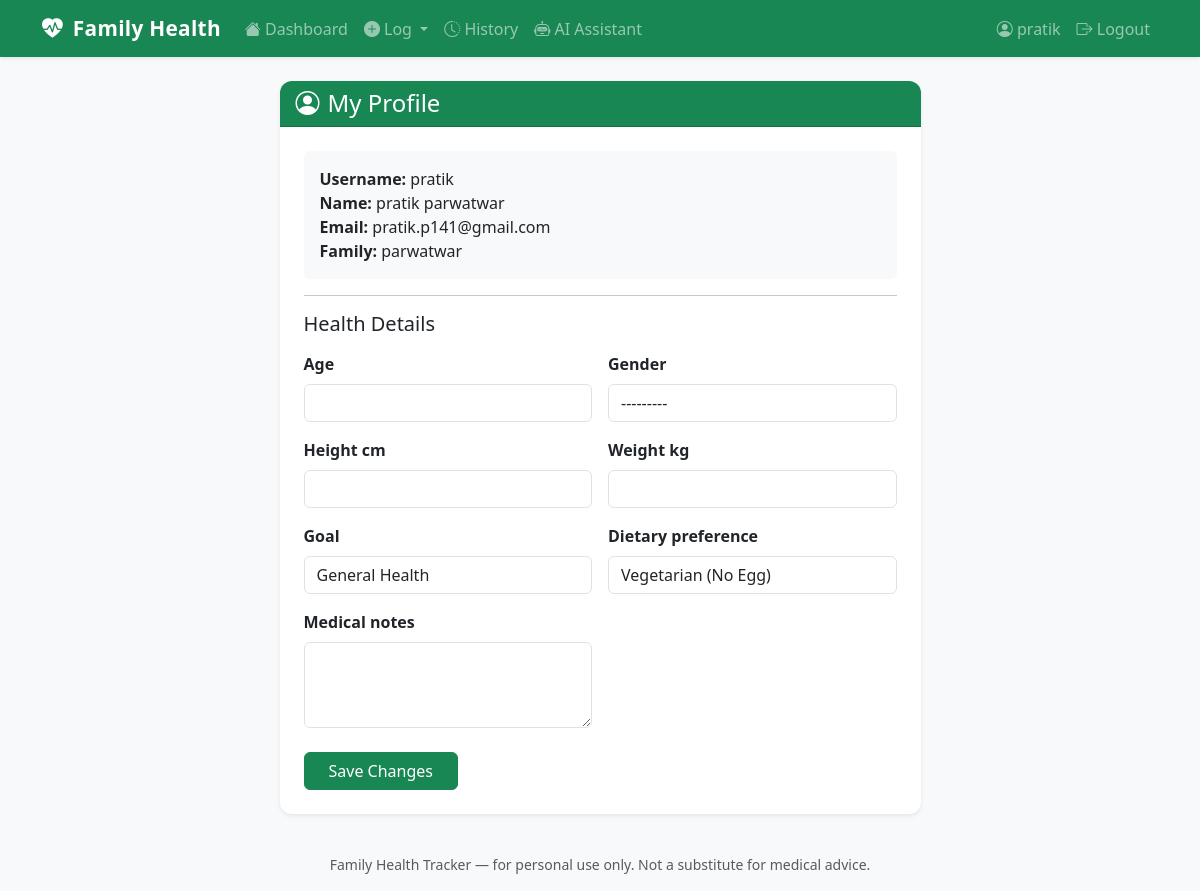
/accounts/profile/ (signed in), run on the app's committed database.
### accounts/models.py (models this page shows, shortened)
class UserProfile(models.Model):
    GENDER_CHOICES = [('M', 'Male'), ('F', 'Female'), ('O', 'Other')]
    GOAL_CHOICES = [
        ('lose', 'Lose Weight'),
        ('maintain', 'Maintain Weight'),
        ('gain', 'Gain Weight'),
        ('muscle', 'Build Muscle'),
        ('health', 'General Health'),
    ]
    DIET_CHOICES = [
        ('veg', 'Vegetarian (No Egg)'),
        ('veg_egg', 'Vegetarian + Egg'),
        ('non_veg', 'Non-Vegetarian'),
    ]
    user = models.OneToOneField(User, on_delete=models.CASCADE, related_name='profile')
    family = models.ForeignKey(Family, on_delete=models.SET_NULL, null=True, blank=True, related_name='members')
    age = models.PositiveIntegerField(null=True, blank=True)
    gender = models.CharField(max_length=1, choices=GENDER_CHOICES, blank=True)
    height_cm = models.FloatField(null=True, blank=True, help_text='Height in centimeters')
    weight_kg = models.FloatField(null=True, blank=True, help_text='Starting weight in kg')
    goal = models.CharField(max_length=20, choices=GOAL_CHOICES, default='health')
    dietary_preference = models.CharField(max_length=20, choices=DIET_CHOICES, default='non_veg')
    medical_notes = models.TextField(blank=True, help_text='Optional: allergies, conditions, etc.')
    created_at = models.DateTimeField(auto_now_add=True)
    updated_at = models.DateTimeField(auto_now=True)

class Family(models.Model):
    name = models.CharField(max_length=100)
    created_at = models.DateTimeField(auto_now_add=True)
    class Meta:
        verbose_name_plural = 'Families'

### accounts/views.py (the view)
# urls.py: path('profile/', views.profile_view, name='profile'),
@login_required
def profile_view(request):
    profile = request.user.profile
    if request.method == 'POST':
        form = ProfileForm(request.POST, instance=profile)
        if form.is_valid():
            form.save()
            messages.success(request, 'Profile updated successfully.')
            return redirect('accounts:profile')
    else:
        form = ProfileForm(instance=profile)
    return render(request, 'accounts/profile.html', {'form': form, 'profile': profile})

### accounts/forms.py
class ProfileForm(forms.ModelForm):
    class Meta:
        model = UserProfile
        fields = ['age', 'gender', 'height_cm', 'weight_kg', 'goal', 'dietary_preference', 'medical_notes']
        widgets = {
            'medical_notes': forms.Textarea(attrs={'rows': 3}),
        }

### accounts/templates/accounts/profile.html (shortened to what this page needs)
{% extends "base.html" %}
{% block content %}
<div class="row justify-content-center">
  <div class="col-lg-7">
    <div class="card shadow-sm border-0">
      <div class="card-header bg-success text-white">
        <h4 class="mb-0"><i class="bi bi-person-circle me-2"></i>My Profile</h4>
      </div>
      <div class="card-body p-4">
        <div class="mb-3 p-3 bg-light rounded">
          <strong>Username:</strong> {{ user.username }}<br>
          <strong>Name:</strong> {{ user.get_full_name|default:"Not set" }}<br>
          <strong>Email:</strong> {{ user.email }}<br>
          {% if profile.family %}
            <strong>Family:</strong> {{ profile.family.name }}
          {% endif %}
        </div>
        <hr>
        <h5 class="mb-3">Health Details</h5>
        <form method="post" novalidate>
          <div class="row g-3">
            {% for field in form %}
              <div class="col-md-6">
                <label class="form-label fw-semibold" for="{{ field.id_for_label }}">{{ field.label }}</label>
                {{ field }}
              </div>
            {% endfor %}
          </div>
          <button type="submit" class="btn btn-success mt-4 px-4">Save Changes</button>
        </form>
      </div>
    </div>
  </div>
</div>
{% endblock %}

### templates/base.html (shortened to what this page needs)
<!DOCTYPE html>
<html lang="en">
<head>
  {% load static %}
  <link href="https://cdn.jsdelivr.net/npm/bootstrap@5.3.3/dist/css/bootstrap.min.css" rel="stylesheet">
  <link href="https://cdn.jsdelivr.net/npm/bootstrap-icons@1.11.3/font/bootstrap-icons.css" rel="stylesheet">
  <link rel="stylesheet" href="{% static 'css/custom.css' %}">
</head>
<body class="bg-light">
{% if user.is_authenticated %}
<nav class="navbar navbar-expand-lg navbar-dark bg-success shadow-sm">
  <div class="container">
    <a class="navbar-brand fw-bold" href="{% url 'tracker:dashboard' %}">
      <i class="bi bi-heart-pulse-fill me-1"></i> Family Health
    </a>
    <div class="collapse navbar-collapse" id="navMenu">
      <ul class="navbar-nav me-auto">
        <li class="nav-item">
          <a class="nav-link" href="{% url 'tracker:dashboard' %}"><i class="bi bi-house-fill"></i> Dashboard</a>
        </li>
        <li class="nav-item dropdown">
          <a class="nav-link dropdown-toggle" href="#" data-bs-toggle="dropdown">
            <i class="bi bi-plus-circle-fill"></i> Log
          </a>
        </li>
        <li class="nav-item">
          <a class="nav-link" href="{% url 'tracker:history' %}"><i class="bi bi-clock-history"></i> History</a>
        </li>
        <li class="nav-item">
          <a class="nav-link" href="{% url 'assistant:chat' %}"><i class="bi bi-robot"></i> AI Assistant</a>
        </li>
      </ul>
      <ul class="navbar-nav">
        <li class="nav-item">
          <a class="nav-link" href="{% url 'accounts:profile' %}">
            <i class="bi bi-person-circle"></i> {{ user.first_name|default:user.username }}
          </a>
        </li>
        <li class="nav-item">
          <a class="nav-link" href="{% url 'accounts:logout' %}"><i class="bi bi-box-arrow-right"></i> Logout</a>
        </li>
      </ul>
    </div>
  </div>
</nav>
{% endif %}
<main class="container py-4">
  {% block content %}{% endblock %}
</main>
<footer class="text-center text-muted py-3 small">
  Family Health Tracker &mdash; for personal use only. Not a substitute for medical advice.
</footer>
</body>
</html>

### static/css/custom.css (style rules this page uses)
body { font-family: 'Segoe UI', Tahoma, Geneva, Verdana, sans-serif; }
.navbar-brand { font-size: 1.3rem; letter-spacing: 0.3px; }
.card { border-radius: 12px; }
.card-header { border-radius: 12px 12px 0 0 !important; }

### data on the page
UserProfile: family.name "parwatwar", form "---------" "General Health" "Vegetarian (No Egg)"

### other printed values
{{ user.first_name|default:user.username }} "pratik"
{{ user.username }} "pratik"
{{ user.get_full_name|default:"Not set" }} "pratik parwatwar"
{{ user.email }} "pratik.p141@gmail.com"
{{ field.label }} "Age" "Gender" "Height cm" "Weight kg" "Goal" "Dietary preference" "Medical notes"
